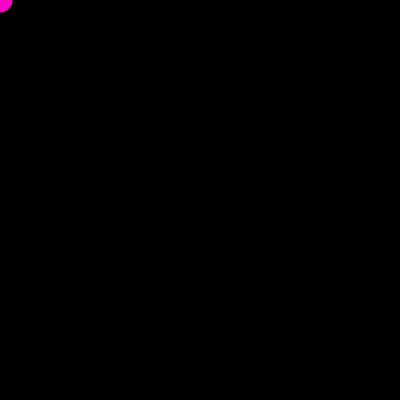
Frame 1 (no input)
Frame 60 (no input): identical to frame 1, image omitted
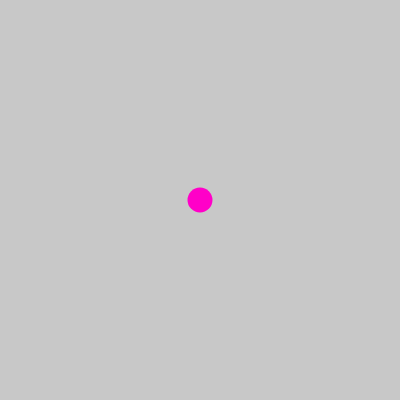
Frame 120 (the mouse pressed at the canvas centre since frame 60)

The p5.js sketch that drew these frames (run headless with seeded random() and noise() and a simulated clock; from frame 60 on, the mouse is pressed at the canvas centre):

// p5.js sketch
// ── sketch.js
function setup() {
  createCanvas(400, 400);
  background(0);
}

function draw() {
  background(mouseX, mouseX, mouseY);
  noStroke();
  fill(255, 0, 200);
  ellipse(mouseX, mouseY, 25, 25);
}

function mousePressed() {
  background(0);
}
